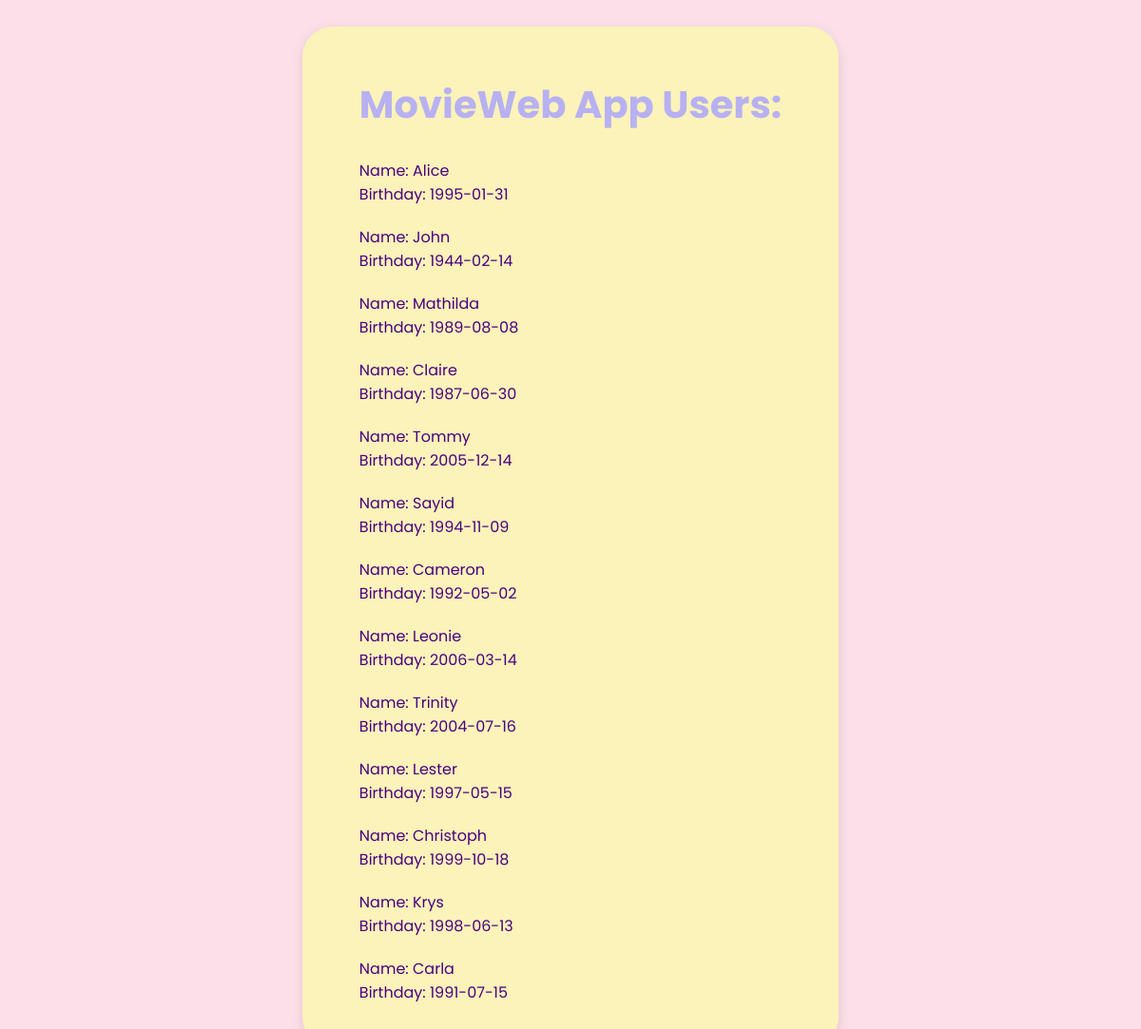
/users, run on an earlier commit of the app's database.
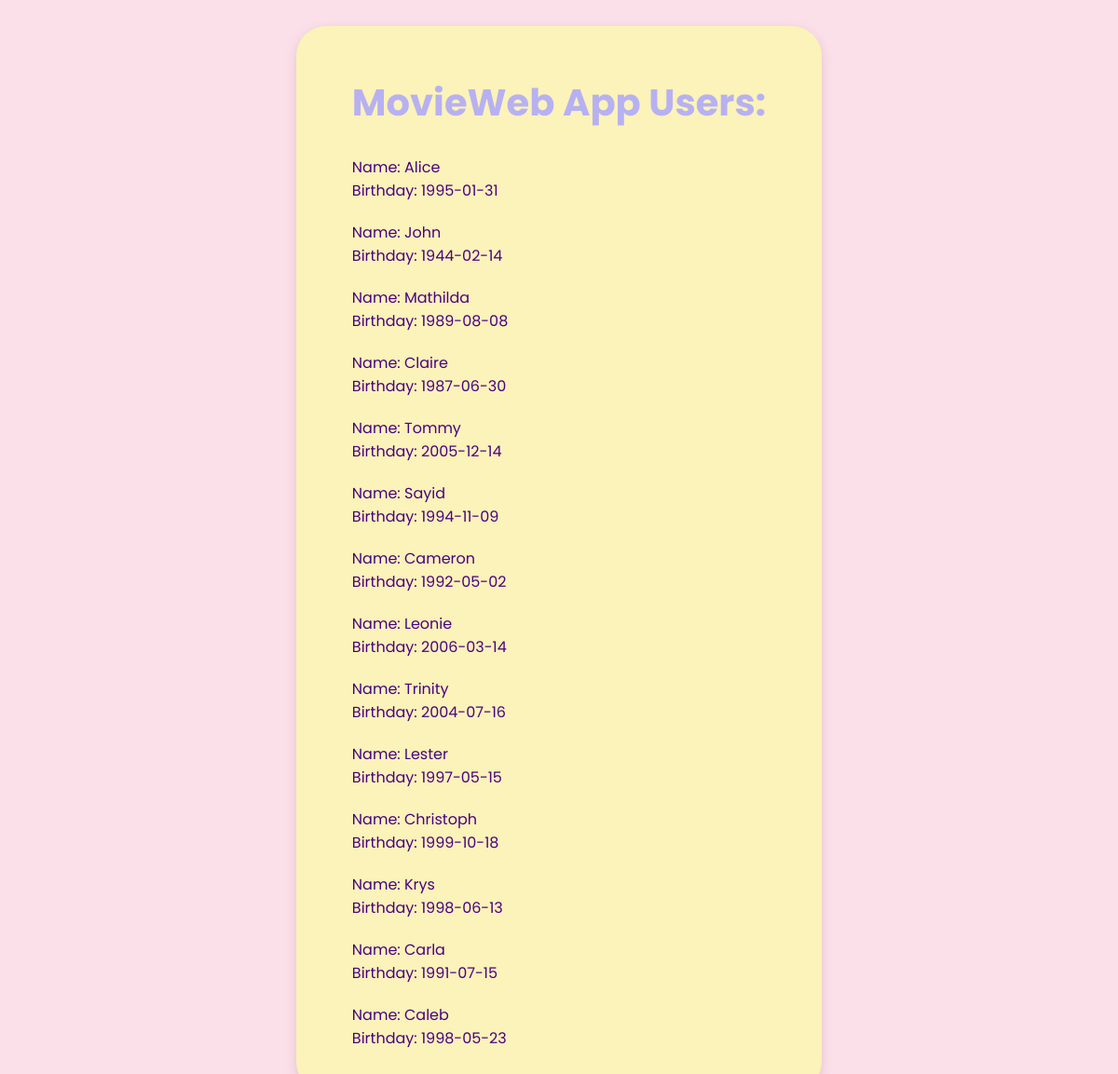
And on a later commit of the database.
### datamanager/data_models.py (models this page shows, shortened)
class User(db.Model):
    __tablename__ = "users"
    id = Column(Integer, primary_key=True, autoincrement=True)
    name = Column(String)
    birthday = Column(Date)

### app.py (the view)
@app.route('/users')
def list_users():
    users = data_manager.get_all_users()
    return render_template('list_users.html', users=users)

### datamanager/sqlite_data_manager.py (called while the page is built)
    def get_all_users(self):
        users = self.models.User.query.all()
        return users

### templates/list_users.html (shortened to what this page needs)
<!DOCTYPE html>
<html lang="en">
<head>
    <link rel="stylesheet" href="/static/styles.css">
</head>
<body>
<main>
    <h1>MovieWeb App Users:</h1>
    <div>
        <ul>
            {% for user in users %}
            <li>
                Name: {{ user.name }} <br>
                Birthday: {{ user.birthday }} <br>
            </li>
            {% endfor %}
        </ul>
    </div>
</main>
</body>
</html>

### static/styles.css (style rules this page uses)
body { background-color: #FBE0E9; font-family: 'Poppins', sans-serif; color: #4B0082; display: flex; justify-content: center; }
main { background-color: #FBF3B9; border-radius: 2rem; padding: 25px 60px; margin: 20px; box-shadow: 0 4px 12px rgba(200, 150, 160, 0.4); }
h1 { font-family: 'Poppins', sans-serif; font-weight: bold; font-size: 2.5em; color: #B7B1F2; text-align: center; }
ul { padding: 0; list-style-type: none; }
li { margin-bottom: 20px; color: #4B0082; }

What changed in the data, as far as the page shows it:
added User: name "Caleb", birthday "1998-05-23"
